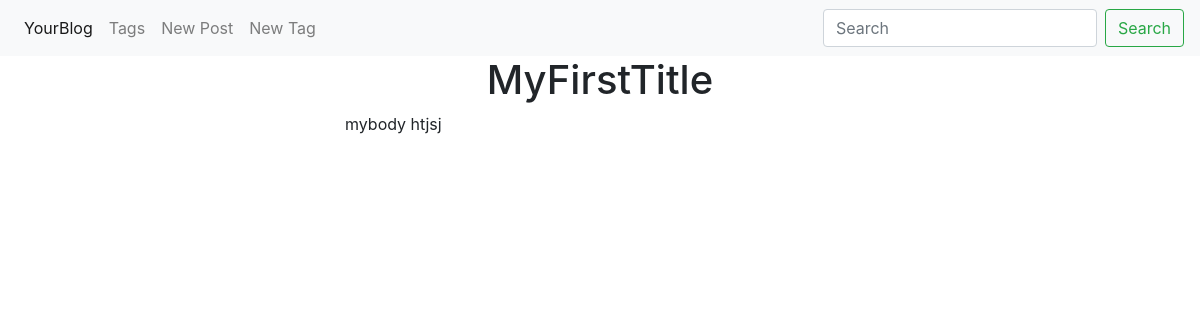
The app's page /blog/post/new-post/, older data.
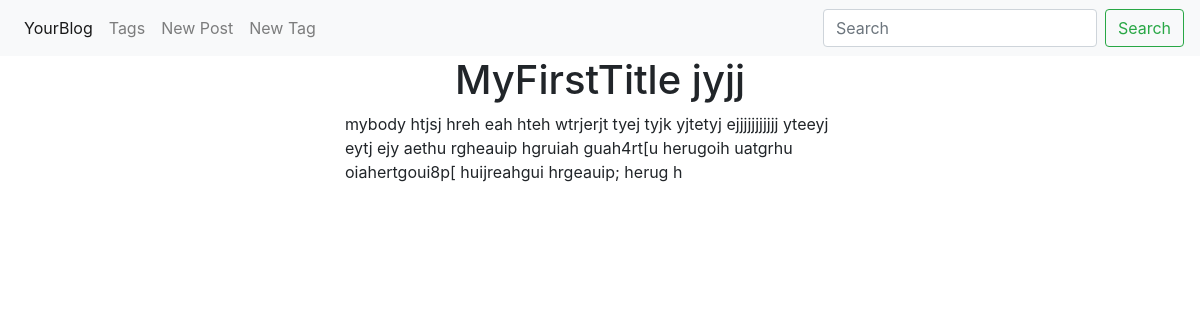
The same page, newer data.
### blog/models.py (models this page shows, shortened)
class Post(ModelLinksMixin, models.Model):
    title = models.CharField(max_length=150, db_index=True)
    slug = models.SlugField(max_length=150, blank=True, unique=True)        # unique=True - only unique slug and
    body = models.TextField(blank=True, db_index=True)                      # blank=True - can be empty
    tags = models.ManyToManyField('Tag', blank=True, related_name='posts')
    date_pub = models.DateTimeField(auto_now_add=True)              # auto_now_add=True - data_pub will be recoded when
    name_detail = 'post_detail_url'
    name_update = 'post_update_url'
    name_delete = 'post_delete_url'
    class Meta:
        ordering = ['-date_pub']

### blog/views.py (the view)
# urls.py: path('post/<str:slug>/', PostDetail.as_view(), name='post_detail_url'),
class PostDetail(ObjectDetailMixin, View):
    model = Post
    template = 'blog/post_detail.html'

### blog/utils.py (called while the page is built)
    def get(self, request, slug):
        obj = get_object_or_404(self.model, slug__iexact=slug)
        return render(request, self.template, context={self.model.__name__.lower(): obj,
                                                       'admin_object': obj,
                                                       'detail': True})

### blog/templates/blog/post_detail.html (shortened to what this page needs)
{% extends 'blog/base_blog.html'%}
{% block content %}
<h1 align="center">
    {{post.title}}
</h1>
<div class="col-lg-12">
    <p>
        {{post.body}}
    </p>
</div>
{% endblock %}

Row changes from the older to the newer data that the page shows:
changed Post: title "MyFirstTitle" → "MyFirstTitle jyjj"; body "mybody htjsj" → "mybody htjsj hreh eah hteh wtrjerjt tyej tyjk yjtetyj ejjjjjjjjjjj yteeyj eytj ejy aethu rgheauip hgruiah guah4rt[u herugoih uatgrhu oiahertgoui8p[ huijreahgui hrgeauip; herug h"
